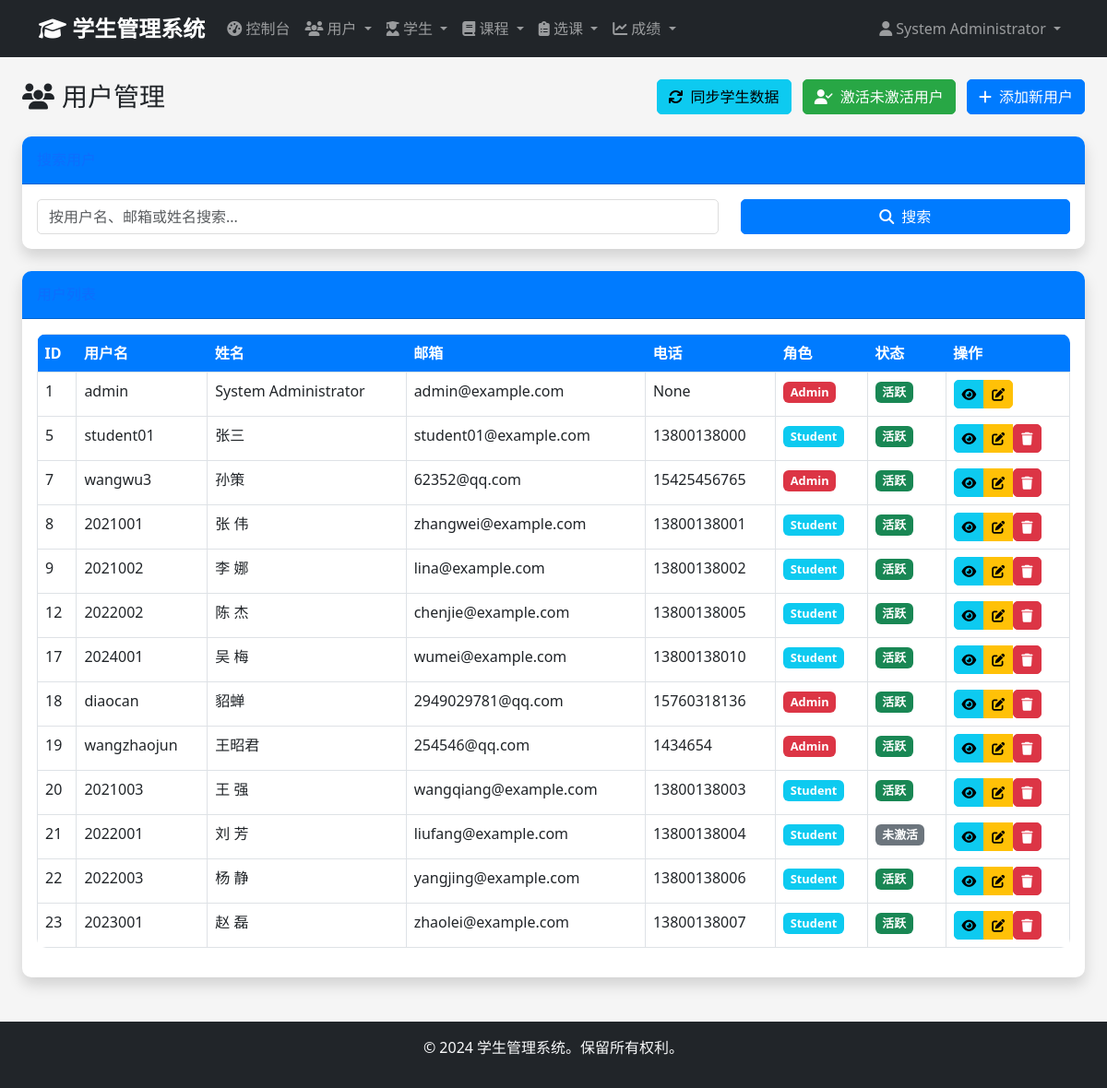
/admin/users (signed in), run on an earlier commit of the app's database.
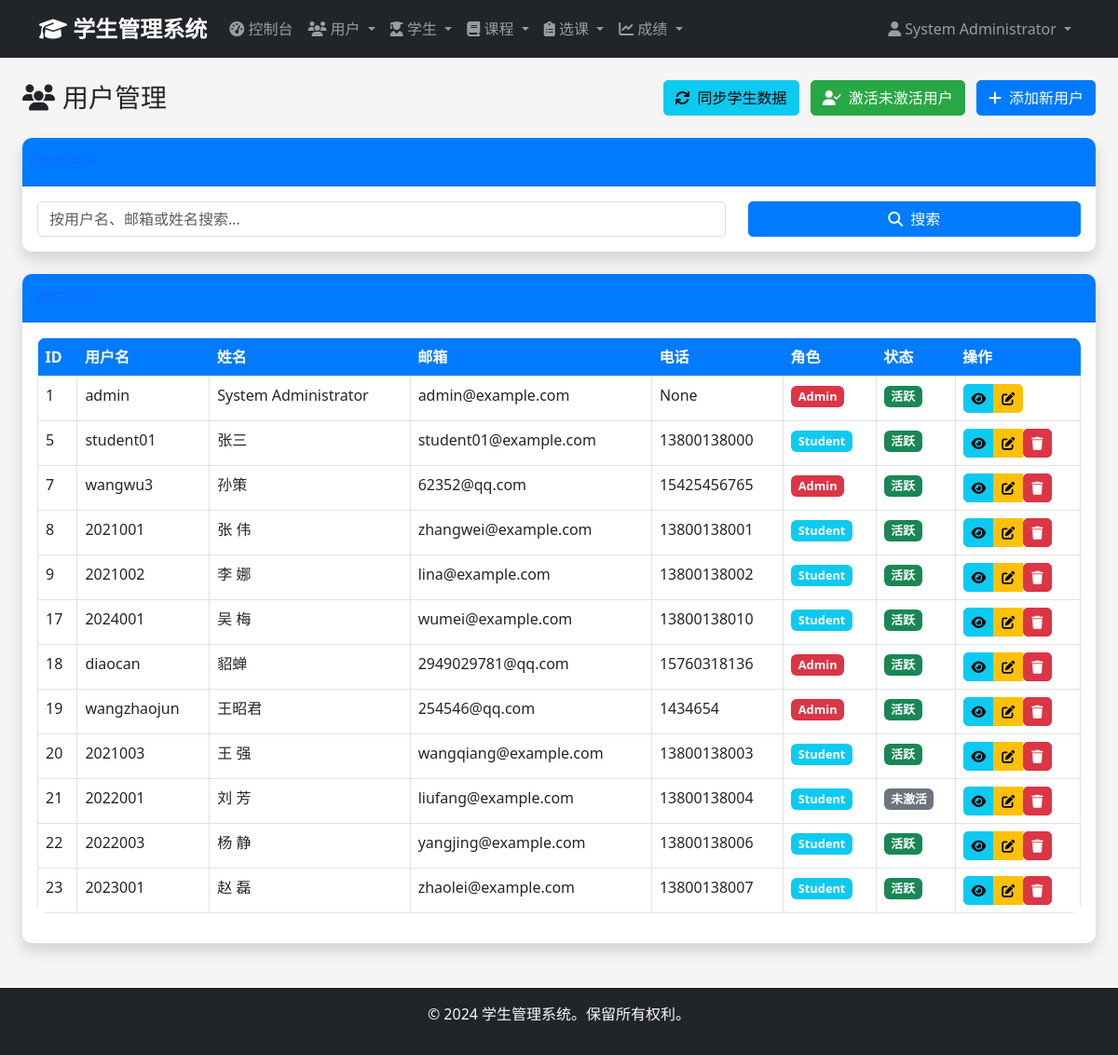
And on a later commit of the database.
### app/models/user.py (models this page shows, shortened)
class User(UserMixin, db.Model):
    __tablename__ = 'users'
    id = db.Column(db.Integer, primary_key=True)
    username = db.Column(db.String(50), unique=True, nullable=False)
    email = db.Column(db.String(100), unique=True, nullable=False)
    password_hash = db.Column(db.String(255), nullable=False)
    full_name = db.Column(db.String(100), nullable=False)
    phone = db.Column(db.String(20))
    role = db.Column(db.Enum('admin', 'student', name='user_role'), nullable=False, default='student')
    is_active = db.Column(db.Boolean, default=True)
    created_at = db.Column(db.DateTime, default=datetime.utcnow)
    updated_at = db.Column(db.DateTime, default=datetime.utcnow, onupdate=datetime.utcnow)
    administrator = db.relationship('Administrator', backref='user', uselist=False, cascade='all, delete-orphan')
    def is_admin(self):
        return self.role == 'admin'

### app/views/admin.py (the view, shortened to what this page needs)
@admin_bp.route('/users')
@login_required
@admin_required
def users():
    page = request.args.get('page', 1, type=int)
    search = request.args.get('search', '')
    query = User.query
    users = query.paginate(
        page=page,
        per_page=20,
        error_out=False
    )
    return render_template('admin/users/index.html', users=users, search=search)

### app/views/auth.py (called while the page is built)
def admin_required(f):
    @wraps(f)
    def decorated_function(*args, **kwargs):
        if not current_user.is_authenticated or not current_user.is_admin():
            flash('访问被拒绝。需要管理员权限。', 'error')
            return redirect(url_for('auth.login'))
        return f(*args, **kwargs)
    return decorated_function

### app/templates/admin/users/index.html (shortened to what this page needs)
{% extends "base.html" %}
{% block content %}
<div class="container-fluid">
    <div class="d-sm-flex align-items-center justify-content-between mb-4">
        <div class="d-flex align-items-center">
            <h1 class="h3 mb-0 text-gray-800">
                <i class="fas fa-users me-2"></i>用户管理
            </h1>
        </div>
        <div>
            <form method="POST" action="{{ url_for('admin.sync_student_data') }}"
                  style="display: inline;" onsubmit="return confirm('确定要同步所有用户和学生数据吗？')">
                <button type="submit" class="btn btn-info me-2">
                    <i class="fas fa-sync me-2"></i>同步学生数据
                </button>
            </form>
            <form method="POST" action="{{ url_for('admin.activate_inactive_users') }}"
                  style="display: inline;" onsubmit="return confirm('确定要激活所有未激活的用户吗？')">
                <button type="submit" class="btn btn-success me-2">
                    <i class="fas fa-user-check me-2"></i>激活未激活用户
                </button>
            </form>
            <a href="{{ url_for('admin.create_user') }}" class="btn btn-primary">
                <i class="fas fa-plus me-2"></i>添加新用户
            </a>
        </div>
    </div>
    <div class="card shadow mb-4">
        <div class="card-header py-3">
            <h6 class="m-0 font-weight-bold text-primary">搜索用户</h6>
        </div>
        <div class="card-body">
            <form method="GET" action="{{ url_for('admin.users') }}">
                <div class="row">
                    <div class="col-md-8">
                        <input type="text" class="form-control" name="search" placeholder="按用户名、邮箱或姓名搜索..." value="{{ search }}">
                    </div>
                    <div class="col-md-4">
                        <button type="submit" class="btn btn-primary w-100">
                            <i class="fas fa-search me-2"></i>搜索
                        </button>
                    </div>
                </div>
            </form>
        </div>
    </div>
    <div class="card shadow mb-4">
        <div class="card-header py-3">
            <h6 class="m-0 font-weight-bold text-primary">用户列表</h6>
        </div>
        <div class="card-body">
            {% if users.items %}
            <div class="table-responsive">
                <table class="table table-bordered" id="usersTable" width="100%" cellspacing="0">
                    <thead>
                        <tr>
                            <th>ID</th>
                            <th>用户名</th>
                            <th>姓名</th>
                            <th>邮箱</th>
                            <th>电话</th>
                            <th>角色</th>
                            <th>状态</th>
                            <th>操作</th>
                        </tr>
                    </thead>
                    <tbody>
                        {% for user in users.items %}
                        <tr>
                            <td>{{ user.id }}</td>
                            <td>{{ user.username }}</td>
                            <td>{{ user.full_name }}</td>
                            <td>{{ user.email }}</td>
                            <td>{{ user.phone or '-' }}</td>
                            <td>
                                <span class="badge bg-{{ 'danger' if user.role == 'admin' else 'info' }}">
                                    {{ user.role.title() }}
                                </span>
                            </td>
                            <td>
                                {% if user.is_active %}
                                    <span class="badge bg-success">活跃</span>
                                {% else %}
                                    <span class="badge bg-secondary">未激活</span>
                                {% endif %}
                            </td>
                            <td>
                                <div class="btn-group" role="group">
                                    <a href="{{ url_for('admin.view_user', user_id=user.id) }}" class="btn btn-sm btn-info" title="查看">
                                        <i class="fas fa-eye"></i>
                                    </a>
                                    <a href="{{ url_for('admin.edit_user', user_id=user.id) }}" class="btn btn-sm btn-warning" title="编辑">
                                        <i class="fas fa-edit"></i>
                                    </a>
                                    {% if user.id != current_user.id %}
                                    <form method="POST" action="{{ url_for('admin.delete_user', user_id=user.id) }}" style="display: inline;"
                                          onsubmit="return confirm('确定要删除这个用户吗？');">
                                        <button type="submit" class="btn btn-sm btn-danger" title="删除">
                                            <i class="fas fa-trash"></i>
                                        </button>
                                    </form>
                                    {% endif %}
                                </div>
                            </td>
                        </tr>
                        {% endfor %}
                    </tbody>
                </table>
            </div>
            {% endif %}
        </div>
    </div>
</div>
{% endblock %}

### app/templates/base.html (shortened to what this page needs)
<!DOCTYPE html>
<html lang="zh-CN">
<head>
    <link href="https://cdn.jsdelivr.net/npm/bootstrap@5.3.0/dist/css/bootstrap.min.css" rel="stylesheet">
    <link href="https://cdnjs.cloudflare.com/ajax/libs/font-awesome/6.4.0/css/all.min.css" rel="stylesheet">
    <link href="{{ url_for('static', filename='css/style.css') }}" rel="stylesheet">
</head>
<body>
    {% if current_user.is_authenticated %}
    <nav class="navbar navbar-expand-lg navbar-dark bg-dark">
        <div class="container">
            <a class="navbar-brand" href="{{ url_for('main.dashboard') }}">
                <i class="fas fa-graduation-cap"></i> 学生管理系统
            </a>
            <div class="collapse navbar-collapse" id="navbarNav">
                <ul class="navbar-nav me-auto">
                    {% if current_user.is_admin() %}
                    <li class="nav-item">
                        <a class="nav-link" href="{{ url_for('admin.dashboard') }}">
                            <i class="fas fa-tachometer-alt"></i> 控制台
                        </a>
                    </li>
                    <li class="nav-item dropdown">
                        <a class="nav-link dropdown-toggle" href="#" data-bs-toggle="dropdown">
                            <i class="fas fa-users"></i> 用户
                        </a>
                    </li>
                    <li class="nav-item dropdown">
                        <a class="nav-link dropdown-toggle" href="#" data-bs-toggle="dropdown">
                            <i class="fas fa-user-graduate"></i> 学生
                        </a>
                    </li>
                    <li class="nav-item dropdown">
                        <a class="nav-link dropdown-toggle" href="#" data-bs-toggle="dropdown">
                            <i class="fas fa-book"></i> 课程
                        </a>
                    </li>
                    <li class="nav-item dropdown">
                        <a class="nav-link dropdown-toggle" href="#" data-bs-toggle="dropdown">
                            <i class="fas fa-clipboard-list"></i> 选课
                        </a>
                    </li>
                    <li class="nav-item dropdown">
                        <a class="nav-link dropdown-toggle" href="#" data-bs-toggle="dropdown">
                            <i class="fas fa-chart-line"></i> 成绩
                        </a>
                    </li>
                    {% endif %}
                </ul>
                <ul class="navbar-nav">
                    <li class="nav-item dropdown">
                        <a class="nav-link dropdown-toggle" href="#" data-bs-toggle="dropdown">
                            <i class="fas fa-user"></i> {{ current_user.full_name }}
                        </a>
                    </li>
                </ul>
            </div>
        </div>
    </nav>
    {% endif %}
    <main class="container-fluid py-4">
        {% block content %}{% endblock %}
    </main>
    <footer class="bg-dark text-light text-center py-3 mt-auto">
        <div class="container">
            <p>&copy; 2024 学生管理系统。保留所有权利。</p>
        </div>
    </footer>
</body>
</html>

### app/static/css/style.css (style rules this page uses)
:root { --primary-color: #007bff; --secondary-color: #6c757d; --success-color: #28a745; --danger-color: #dc3545; --warning-color: #ffc107; --info-color: #17a2b8; --dark-color: #343a40; --light-color: #f8f9fa; }
body { min-height: 100vh; display: flex; flex-direction: column; background-color: #f5f5f5; font-family: 'Segoe UI', Tahoma, Geneva, Verdana, sans-serif; }
main { flex: 1; }
.navbar-brand { font-weight: bold; font-size: 1.5rem; }
.navbar-nav .nav-link { transition: color 0.3s; }
.card { border: none; border-radius: 10px; box-shadow: 0 0 10px rgba(0,0,0,0.1); transition: transform 0.3s, box-shadow 0.3s; }
.card-header { background-color: var(--primary-color); color: white; border-radius: 10px 10px 0 0 !important; font-weight: 600; }
.btn { border-radius: 5px; transition: all 0.3s; }
.btn-primary { background-color: var(--primary-color); border-color: var(--primary-color); }
.btn-success { background-color: var(--success-color); border-color: var(--success-color); }
.btn-danger { background-color: var(--danger-color); border-color: var(--danger-color); }
.table { background-color: white; border-radius: 10px; overflow: hidden; }
.table thead th { background-color: var(--primary-color); color: white; border: none; }
.form-control, .form-select { border-radius: 5px; border: 1px solid #ddd; transition: border-color 0.3s, box-shadow 0.3s; }
footer { margin-top: auto; }
.badge { font-size: 0.8rem; padding: 0.4em 0.6em; }

What changed in the data, as far as the page shows it:
removed User: id "12", username "2022002", full_name "陈 杰", email "chenjie@example.com", phone "13800138005", role "Student", is_active "活跃"
